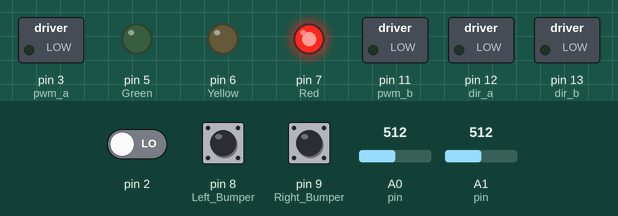
Recording of a sketch running on a simulated Arduino Uno, built with avr-gcc and run on an emulated ATmega328P. Shown: switched loads named in the sketch (green lamp = pin HIGH), output pins drawn as LEDs (lit = HIGH). The test bench sets the inputs (shaded band); at power-on: pin 2 LOW, A0 (pin) = 512, A1 (pin) = 512, pin 8 (Left_Bumper) LOW, pin 9 (Right_Bumper) LOW.

Above: at 6.7 s.
6.8 s: pin 2 driven HIGH
At 8.8 s:
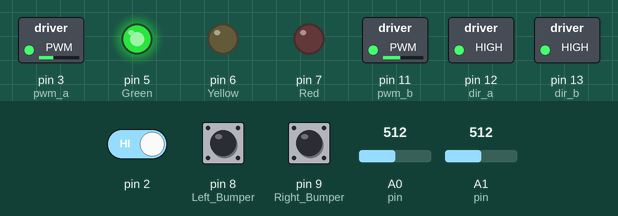
9.7 s: A0 (pin) set to 716
At 10.3 s:
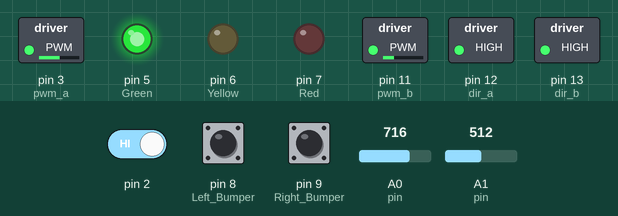
11.2 s: A1 (pin) set to 527
At 13.4 s:
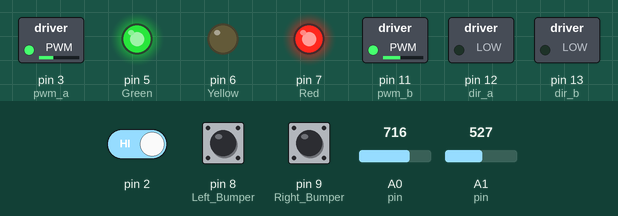
13.7 s: pin 2 driven LOW
At 14.6 s:
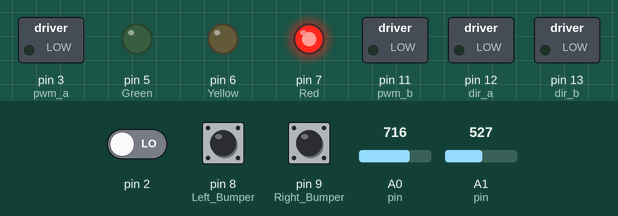
16.7 s: pin 8 (Left_Bumper) pulled HIGH for 0.15 s
Timing chart, 0 to 19.7 s (numbered marks = the images above; inputs shaded):
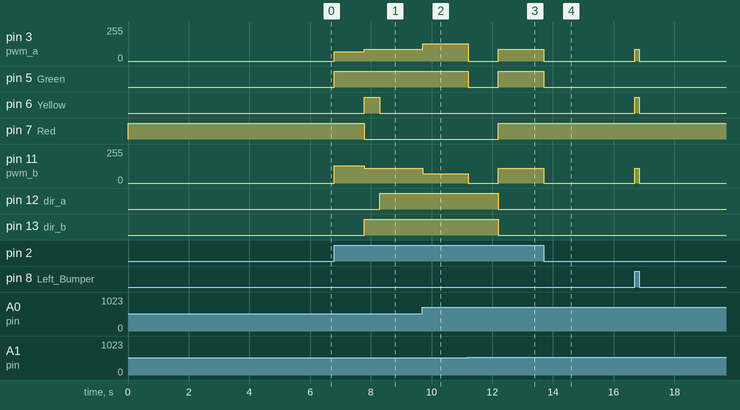

Measured:
- the behaviour switches between 512 and 513 on A1 (pin) (found by bisection; images 2 and 3)
- after the input at 6.8 s, pin 3 (pwm_a): 0/255 → 70/255 at once, → 90/255 0.99 s later; pin 5 (Green): LOW → HIGH at once; pin 6 (Yellow): LOW → HIGH after 0.99 s, → LOW 0.50 s later; pin 7 (Red): HIGH → LOW after 0.99 s; pin 11 (pwm_b): 0/255 → 130/255 at once, → 110/255 0.99 s later
- after the input at 9.7 s, pin 3 (pwm_a): 90/255 → 130/255 at once; pin 11 (pwm_b): 110/255 → 70/255 at once
- after the input at 11.2 s, pin 3 (pwm_a): 130/255 → 0/255 at once, → 90/255 1.0 s later; pin 5 (Green): HIGH → LOW at once, → HIGH 1.0 s later; pin 7 (Red): LOW → HIGH after 1.0 s; pin 11 (pwm_b): 70/255 → 0/255 at once, → 110/255 1.0 s later; pin 12 (dir_a), pin 13 (dir_b): HIGH → LOW after 1.0 s
- after the input at 13.7 s, pin 3 (pwm_a): 90/255 → 0/255 at once; pin 5 (Green): HIGH → LOW at once; pin 11 (pwm_b): 110/255 → 0/255 at once

The sketch:

Driver.ino
```cpp
/*  Jacob Anderson
 *  November 9th, 2015
 *
 *  This code drives the Space Grant 0 robot
 *
 *  This version has: Drives two brushed DC motoers with an H-drive shield
 *                    IR sensors perform obstacle avoidance
 *                    Intrupt on pin 2 for bumpers - Functions Good
 *                    IR caliberation rutien at start up
 *
 *  Devlopment on this version: Compass Navigation
 *
 *  Future development: IMU
 *
 *  ----------------------------------------------------------------------------------------------------------------
 *  Pins:   0 - Rx - Free                              A0 - Right IR sensor
 *          1 - Tx - Free                              A1 - Left IR sensor
 *          2 - Bumper interupt                        A2 - Free
 *          3 - PWMA for Right Wheel "a"               A3 - Free
 *          4 - Free                                   A4 - Free
 *          5 - Green LED                              A5 - Free
 *          6 - Yellow LED
 *          7 - Red LED
 *          8 - Right Bumper
 *          9 - Left Bumper
 *         10 - Free
 *         11 - PWWB for Left wheel "b"
 *         12 - DIRA - Direction for Right wheel
 *         13 - DIRB - Direction for Left wheel
 *
 */

  // Motor shield configuration
  int pwm_a = 3;    // Right Wheel speed
  int pwm_b = 11;   // Left wheel speed
  int dir_a = 12;   // Right wheel direction
  int dir_b = 13;   // Left wheel direction

  int wam = 90;   // Wheel a mean speed
  int wbm = 110;  // Wheel b mean speed

 // Set up IR sensor variables
 int IRcal[] = {0, 0, 0, 0};  // [Right IR max, Right IR min, Left IR max, Left IR min ]

 int rightIRrange, leftIRrange;
 int rIRhigh, lIRhigh;
 int rIRmid, lIRmid;
 int rIRlow, lIRlow;

 unsigned long Time = 0;
 volatile unsigned long impactTime;
 volatile int bumper;


 boolean hit = false;


void setup() { // Serial.begin(9600);

  attachInterrupt(digitalPinToInterrupt(2), BUMP, LOW); // Bumper interupt

  pinMode(A0, INPUT); // IR sensor pins
  pinMode(A1, INPUT);

  pinMode(pwm_a, OUTPUT); // Set control pins for the wheels
  pinMode(pwm_b, OUTPUT);
  pinMode(dir_a, OUTPUT);
  pinMode(dir_b, OUTPUT);

  // LED pins
  pinMode(5, OUTPUT); // Green
  pinMode(6, OUTPUT); // Yellow
  pinMode(7, OUTPUT); // Red

  pinMode(8, INPUT);   // Left Bumper
  pinMode(9, INPUT);   // Right Bumper


  // Set both moters to 0 - stop
  analogWrite(pwm_a, 0);
  analogWrite(pwm_b, 0);

  calibrateIR();

 rightIRrange = IRcal[0] - IRcal[1];
 leftIRrange  = IRcal[2] - IRcal[3];

 rIRhigh = IRcal[1] + rightIRrange/2;
 lIRhigh = IRcal[3] + leftIRrange/2;

 rIRmid  = IRcal[1] + rightIRrange/5;
 lIRmid  = IRcal[3] + leftIRrange/5;

 rIRlow  = IRcal[1] + rightIRrange/7;
 lIRlow  = IRcal[3] + leftIRrange/7;

  LEDstate(LOW, LOW, LOW);      // Tun LEDs on for half a second to indiacte that startup is complete
  LEDstate(HIGH, HIGH, HIGH);
  delay(500);
  LEDstate(LOW, LOW, LOW);

  }

void loop() {

  int rightIR = GetIR(0);
  int leftIR  = GetIR(2);
  int turn = 0;
  int sped = 0;


  static int rebound = 1000;

  Time = millis();
/*
  Serial.print("time: "), Serial.print(Time);
  Serial.print("\tImpact Time: "), Serial.println(impactTime);
  Serial.print("Hit: "), Serial.print(hit);
 */

switch (hit) {
  case true:

  if ( (Time - impactTime) <= rebound )  BackUp(bumper);
  else { Pivot(bumper, 500);
         hit = false;
        }

  break;

  case false:
  default:

  if (rightIR > rIRhigh && leftIR > lIRhigh ) { // Both IR sensors See somthing close --> Backup and Pivot

    Stop();

    if ( rightIR = leftIR ) { turn = 0; }
    else if ( rightIR < leftIR ) { turn = 10; } // Turn right
    else { turn = -10; }  // left

  while ( rightIR > rIRhigh || leftIR > lIRhigh ) {

        rightIR = GetIR(0);
        leftIR  = GetIR(2);

        BackUp( turn );
      }

  Pivot( turn, 900 );
 }

else if ( rightIR > rIRhigh || leftIR > lIRhigh ) { // One IR sensor sees somthing closs --> Turn Sharp

  turn = rightIR - leftIR;
  turn = map(turn, -100, 100, -20, 20);
  sped = 0;

  Drive( turn, sped );

}

else if (rightIR > rIRmid || leftIR > lIRmid) { // IR sensor sees somthing mid range --> Turn, Speed up or slow down depending on readings
  turn = rightIR - leftIR;
  turn = map(turn, -100, 100, -15, 15);

  sped = 200 - (leftIR + rightIR)/2 ;
  sped = constrain( sped, 0, 25);

  Drive( turn, sped );
 }

else if ( rightIR > rIRlow && leftIR > lIRlow ) { // Ir sensor sees somthing far --> Drive straight, Increes speed
  turn = 0;
  sped = 100 - (leftIR + rightIR)/2 ;
  sped = constrain( sped, 5, 50);
  Drive( turn, sped );
 }

else { // IR sesnsors dont see anything --> Drive straing, Go faster
  turn = 0;
  sped = 100 - (leftIR + rightIR)/2 ;
  sped = constrain( sped, 0, 100);
  Drive( turn, sped );

 }

// delay(700);
}
}


/*------------------------------------------------------------------------------------------------------------------
============ Subrutiens ============================================================================================
----------------------------------------------------------------------------------------------------------------- */


void Drive ( int turn, int sped ){ // Drive forward --> Green LED

  // Wheel speed equations - Robot will left if turn is a positive number
 int wheelA = wam + turn + sped;
 int wheelB = wbm - turn + sped;


  digitalWrite(dir_a, HIGH); analogWrite(pwm_a, wheelA); // Right wheel
  digitalWrite(dir_b, HIGH); analogWrite(pwm_b, wheelB); // Left Wheel

  LEDstate(HIGH, LOW, LOW);

  }

void BackUp( int turn ){ // Drive Backwards --> Yellow LED

   int wheelA = wam + turn;
   int wheelB = wbm - turn;

   digitalWrite(dir_a, LOW); analogWrite(pwm_a, wheelA); // Right wheel
   digitalWrite(dir_b, LOW); analogWrite(pwm_b, wheelB); // Left Wheel

  if (hit = true) LEDstate(HIGH, LOW, HIGH);
  else LEDstate(LOW, HIGH, LOW);
 }

void Stop() { // Stops the robot, 1s delay --> No LED
  analogWrite(pwm_a, 0);
  analogWrite(pwm_b, 0);

  LEDstate(LOW, LOW, LOW);

  delay(1000);
}

void Pivot( int piv, int rot) { // Pivots the robot - 2s delay --> Green and Yellow LEDs

LEDstate(HIGH, HIGH, LOW);

  int stateA = LOW;
  int stateB = LOW;

  if (piv >= 0 ) stateA = HIGH;  // pivot Clock wise
  else stateB = HIGH;            // pivot counter clock wise


   digitalWrite(dir_a, stateA ); analogWrite(pwm_a, wam); // Right wheel
   digitalWrite(dir_b, stateB ); analogWrite(pwm_b, wbm); // Left Wheel

   delay(rot);

}


void BUMP() { // Interupt on Pin 2 for bumper inpacts, 10.5s delay --> Red LED

// pin 8 is left bumper, pin 9 is right bumper

  analogWrite(pwm_a, 0);   // Stop
  analogWrite(pwm_b, 0);

  impactTime = Time;
  hit = true;

  LEDstate(LOW, LOW, HIGH);


 if (digitalRead(8) == HIGH && digitalRead(9) == HIGH ) { bumper = 0; } // Both bumpers
 else if ( digitalRead(8) == HIGH ) { bumper =  20;} // Left bumper
 else { bumper = -20; } // Right bumper

 while ( digitalRead(8) == HIGH || digitalRead(9) == HIGH) { // while the bumper is depressed go back straight

        LEDstate(LOW, HIGH, HIGH);

        digitalWrite(dir_a, LOW); analogWrite(pwm_a, wam); // Right wheel
        digitalWrite(dir_b, LOW); analogWrite(pwm_b, wbm); // Left Wheel
       }
}


int GetIR(int pin) { // Reads IR sensors and returns a 10 reading average
   int total = 0;
    if      (pin == 0) {pin = A0;}
    else               {pin = A1;}

    for(int i=0; i<10; i++) { int plus = analogRead(pin);
                              total= total + plus;
                             }

    int average = total/10;
    return average;
    }

void calibrateIR () { // Calibration rutien for the IR sensors --> Yellow LED at start up

  LEDstate(LOW, HIGH, LOW);

  int leftmax  = 0, leftmin  = 1000;
  int rightmax = 0, rightmin = 1000;


  while (millis() < 5000) {
   int right = GetIR(0);
   int left  = GetIR(2);

  if ( right > rightmax ) { rightmax = right; }
  if ( right < rightmin ) { rightmin = right; }

  if ( left > leftmax ) { leftmax = left;}
  if ( left < leftmin ) { leftmin = left;}

  }

  IRcal[0] = rightmax;
  IRcal[1] = rightmin;
  IRcal[2] = leftmax;
  IRcal[3] = leftmin;

  LEDstate(LOW, LOW, LOW);
}

void LEDstate(int green, int yellow, int red ) { // Opperates the LEDs

  digitalWrite(5, green);
  digitalWrite(6, yellow);
  digitalWrite(7, red);

}
```
